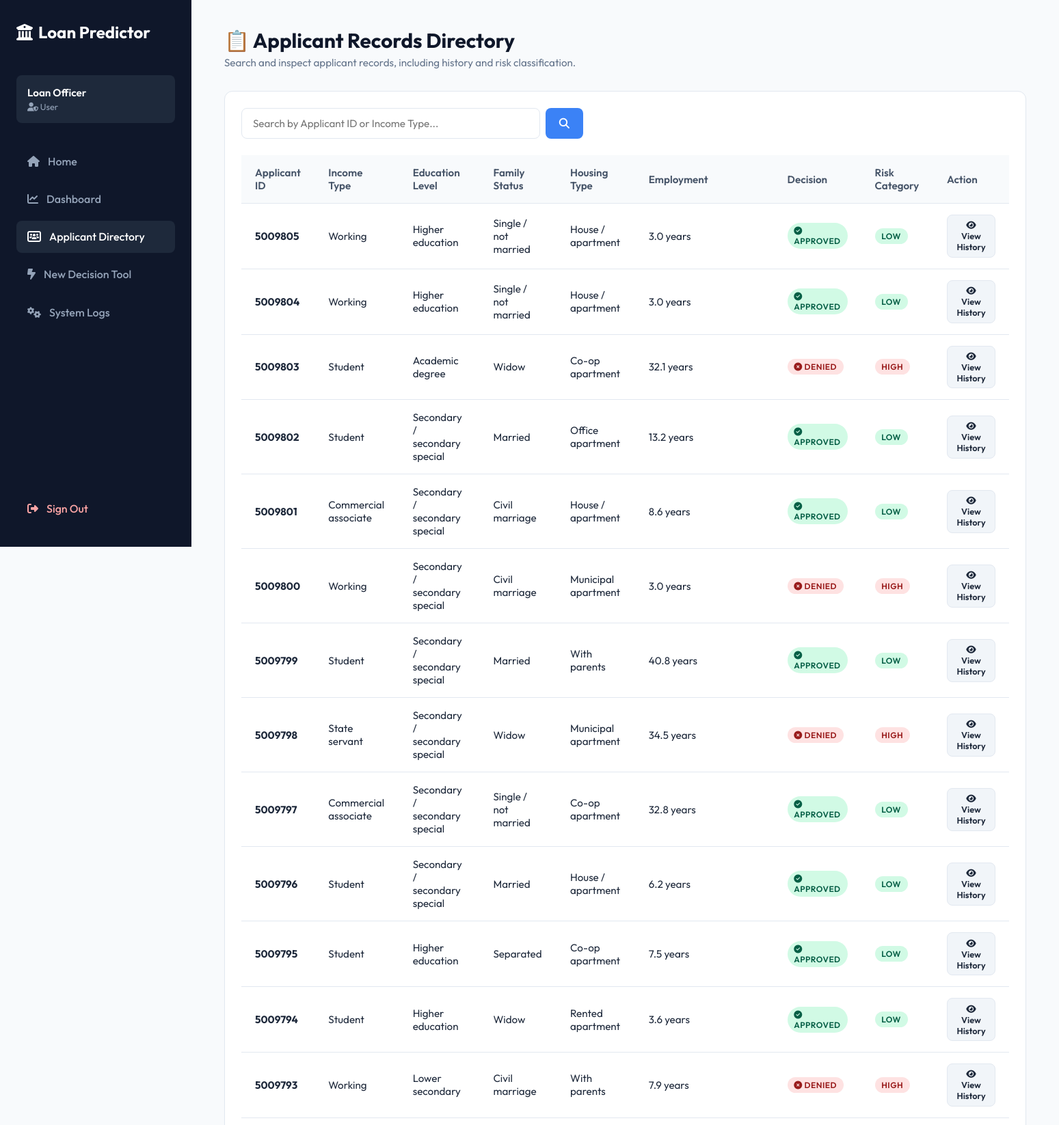
Screenshot of /applicants (signed in, upper part) with the database file from the repository.
### tables this page shows
CREATE TABLE Approval_Prediction (
    PredictionID INTEGER PRIMARY KEY AUTOINCREMENT,
    ApplicantID INTEGER NOT NULL,
    ModelID INTEGER NOT NULL,
    ApprovalResult VARCHAR(50) NOT NULL, -- e.g., 'Approved', 'Denied'
    RiskCategory VARCHAR(50) NOT NULL, -- e.g., 'Low', 'Medium', 'High'
    PredictionDate DATETIME DEFAULT CURRENT_TIMESTAMP,
    FOREIGN KEY (ApplicantID) REFERENCES Applicant_Details(ApplicantID) ON DELETE CASCADE,
    FOREIGN KEY (ModelID) REFERENCES ML_Model(ModelID)
);

CREATE TABLE Applicant_Details (
    ApplicantID INTEGER PRIMARY KEY, -- Matches the ID in the dataset
    UserID INTEGER,
    IncomeType VARCHAR(100) NOT NULL,
    EducationType VARCHAR(100) NOT NULL,
    FamilyStatus VARCHAR(100) NOT NULL,
    HousingType VARCHAR(100) NOT NULL,
    EmploymentDays INTEGER NOT NULL,
    FOREIGN KEY (UserID) REFERENCES Users(UserID) ON DELETE SET NULL
);

### app.py (the view, shortened to what this page needs)
@app.route('/applicants')
@login_required
def applicants():
    search_query = request.args.get('search', '')
    lookup_id = request.args.get('lookup_id', type=int)
    conn = get_db_connection()
    if search_query:
        cursor = conn.execute(
            """SELECT a.*, p.ApprovalResult, p.RiskCategory
               FROM Applicant_Details a
               JOIN Approval_Prediction p ON a.ApplicantID = p.ApplicantID
               WHERE a.ApplicantID LIKE ? OR a.IncomeType LIKE ?""",
            (f"%{search_query}%", f"%{search_query}%")
        )
    else:
        cursor = conn.execute(
            """SELECT a.*, p.ApprovalResult, p.RiskCategory
               FROM Applicant_Details a
               JOIN Approval_Prediction p ON a.ApplicantID = p.ApplicantID
               ORDER BY a.ApplicantID DESC LIMIT 200"""
        )
    applicants_list = [dict(row) for row in cursor.fetchall()]
    lookup_applicant = None
    lookup_history = []
    lookup_prediction = None
    conn.close()
    return render_template(
        'applicants.html',
        applicants=applicants_list,
        search_query=search_query,
        lookup_applicant=lookup_applicant,
        lookup_history=lookup_history,
        lookup_prediction=lookup_prediction,
        active_page='applicants'
    )

### app.py (called while the page is built)
def get_db_connection():
    conn = sqlite3.connect(DB_PATH)
    conn.row_factory = sqlite3.Row
    return conn

def login_required(f):
    @wraps(f)
    def decorated_function(*args, **kwargs):
        if not session.get('authenticated'):
            return redirect(url_for('login'))
        return f(*args, **kwargs)
    return decorated_function

### 5.Project Deveolpment Phase/Flask/templates/applicants.html (shortened to what this page needs)
{% extends 'base.html' %}
{% block page_title %}📋 Applicant Records Directory{% endblock %}
{% block page_subtitle %}Search and inspect applicant records, including history and risk classification.{% endblock %}
{% block content %}
<div class="table-card">
    <form method="GET" action="{{ url_for('applicants') }}" class="search-bar" style="display: flex; gap: 0.5rem; max-width: 500px; margin-bottom: 1.5rem;">
        <input type="text" name="search" class="form-control" placeholder="Search by Applicant ID or Income Type..." value="{{ search_query }}">
        <button type="submit" class="btn btn-primary" style="padding: 0.75rem 1.25rem;"><i class="fa-solid fa-magnifying-glass"></i></button>
    </form>
    <div style="overflow-x: auto;">
        <table class="data-table">
            <thead>
                <tr>
                    <th>Applicant ID</th>
                    <th>Income Type</th>
                    <th>Education Level</th>
                    <th>Family Status</th>
                    <th>Housing Type</th>
                    <th>Employment</th>
                    <th>Decision</th>
                    <th>Risk Category</th>
                    <th>Action</th>
                </tr>
            </thead>
            <tbody>
                {% for app in applicants %}
                <tr>
                    <td><strong>{{ app.ApplicantID }}</strong></td>
                    <td>{{ app.IncomeType }}</td>
                    <td>{{ app.EducationType }}</td>
                    <td>{{ app.FamilyStatus }}</td>
                    <td>{{ app.HousingType }}</td>
                    <td>
                        {% if app.EmploymentDays >= 365243 %}
                            <span class="badge badge-info">Retired/Unemployed</span>
                        {% else %}
                            {{ "%.1f"|format(-app.EmploymentDays / 365.25) }} years
                        {% endif %}
                    </td>
                    <td>
                        {% if app.ApprovalResult == 'Approved' %}
                            <span class="badge badge-success"><i class="fa-solid fa-circle-check"></i> Approved</span>
                        {% else %}
                            <span class="badge badge-danger"><i class="fa-solid fa-circle-xmark"></i> Denied</span>
                        {% endif %}
                    </td>
                    <td>
                        {% if app.RiskCategory == 'Low' %}
                            <span class="badge badge-success">Low</span>
                        {% elif app.RiskCategory == 'Medium' %}
                            <span class="badge badge-warning">Medium</span>
                        {% else %}
                            <span class="badge badge-danger">High</span>
                        {% endif %}
                    </td>
                    <td>
                        <a href="{{ url_for('applicants', lookup_id=app.ApplicantID, search=search_query) }}" class="btn" style="padding: 0.4rem 0.8rem; font-size: 0.8rem; background-color: #f1f5f9; border: 1px solid var(--border-color); color: var(--text-color);">
                            <i class="fa-solid fa-eye"></i> View History
                        </a>
                    </td>
                </tr>
                {% else %}
                <tr>
                    <td colspan="9" style="text-align: center; color: #64748b; padding: 2rem;">No applicants found matching that search.</td>
                </tr>
                {% endfor %}
            </tbody>
        </table>
    </div>
</div>
{% endblock %}

### 5.Project Deveolpment Phase/Flask/static/style.css (style rules this page uses)
:root { --primary-color: #3b82f6; --primary-hover: #2563eb; --sidebar-bg: #0f172a; --sidebar-color: #94a3b8; --sidebar-hover: #f1f5f9; --bg-color: #f8fafc; --text-color: #1e293b; --border-color: #e2e8f0; --card-bg: #ffffff; --success-color: #10b981; --danger-color: #ef4444; --warning-color: #f59e0b; }
* { margin: 0; padding: 0; box-sizing: border-box; }
body { font-family: 'Outfit', sans-serif; background-color: var(--bg-color); color: var(--text-color); display: flex; min-height: 100vh; }
a { text-decoration: none; color: inherit; }
.form-control { width: 100%; padding: 0.75rem 1rem; border: 1px solid var(--border-color); border-radius: 8px; font-size: 0.95rem; font-family: inherit; color: var(--text-color); background-color: #ffffff; transition: border-color 0.2s ease; }
.btn { display: inline-block; padding: 0.85rem 1.5rem; border-radius: 8px; font-weight: 600; font-size: 0.95rem; font-family: inherit; cursor: pointer; border: none; transition: all 0.2s ease; text-align: center; }
.btn-primary { background-color: var(--primary-color); color: #ffffff; }
.table-card { background-color: var(--card-bg); border: 1px solid var(--border-color); border-radius: 12px; padding: 1.5rem; box-shadow: 0 1px 3px rgba(0,0,0,0.02); margin-bottom: 2rem; }
.search-bar { margin-bottom: 1.5rem; max-width: 400px; }
.data-table { width: 100%; border-collapse: collapse; font-size: 0.95rem; }
.data-table th, .data-table td { padding: 1rem 1.25rem; text-align: left; border-bottom: 1px solid var(--border-color); }
.data-table th { background-color: #f8fafc; font-weight: 600; color: #475569; }
.badge { display: inline-block; padding: 0.25rem 0.6rem; border-radius: 50px; font-size: 0.75rem; font-weight: 600; text-transform: uppercase; letter-spacing: 0.5px; }
.badge-success { background-color: #d1fae5; color: #065f46; }
.badge-danger { background-color: #fee2e2; color: #991b1b; }

### rows the page displays
Approval_Prediction: ApplicantID "5009805", IncomeType "Working", EducationType "Higher education", FamilyStatus "Single / not married", HousingType "House / apartment", ApprovalResult "Approved" (drawn), RiskCategory "LOW"
Applicant_Details: -app.EmploymentDays/365.25 "3.0"
Approval_Prediction: ApplicantID "5009804", IncomeType "Working", EducationType "Higher education", FamilyStatus "Single / not married", HousingType "House / apartment", ApprovalResult "Approved" (drawn), RiskCategory "LOW"
Applicant_Details: -app.EmploymentDays/365.25 "3.0"
Approval_Prediction: ApplicantID "5009803", IncomeType "Student", EducationType "Academic degree", FamilyStatus "Widow", HousingType "Co-op apartment", ApprovalResult "Denied" (drawn), RiskCategory "HIGH"
Applicant_Details: -app.EmploymentDays/365.25 "32.1"
Approval_Prediction: ApplicantID "5009802", IncomeType "Student", EducationType "Secondary / secondary special", FamilyStatus "Married", HousingType "Office apartment", ApprovalResult "Approved" (drawn), RiskCategory "LOW"
Applicant_Details: -app.EmploymentDays/365.25 "13.2"
Approval_Prediction: ApplicantID "5009801", IncomeType "Commercial associate", EducationType "Secondary / secondary special", FamilyStatus "Civil marriage", HousingType "House / apartment", ApprovalResult "Approved" (drawn), RiskCategory "LOW"
Applicant_Details: -app.EmploymentDays/365.25 "8.6"
Approval_Prediction: ApplicantID "5009800", IncomeType "Working", EducationType "Secondary / secondary special", FamilyStatus "Civil marriage", HousingType "Municipal apartment", ApprovalResult "Denied" (drawn), RiskCategory "HIGH"
Applicant_Details: -app.EmploymentDays/365.25 "3.0"
Approval_Prediction: ApplicantID "5009799", IncomeType "Student", EducationType "Secondary / secondary special", FamilyStatus "Married", HousingType "With parents", ApprovalResult "Approved" (drawn), RiskCategory "LOW"
Applicant_Details: -app.EmploymentDays/365.25 "40.8"
Approval_Prediction: ApplicantID "5009798", IncomeType "State servant", EducationType "Secondary / secondary special", FamilyStatus "Widow", HousingType "Municipal apartment", ApprovalResult "Denied" (drawn), RiskCategory "HIGH"
Applicant_Details: -app.EmploymentDays/365.25 "34.5"
Approval_Prediction: ApplicantID "5009797", IncomeType "Commercial associate", EducationType "Secondary / secondary special", FamilyStatus "Single / not married", HousingType "Co-op apartment", ApprovalResult "Approved" (drawn), RiskCategory "LOW"
Applicant_Details: -app.EmploymentDays/365.25 "32.8"
Approval_Prediction: ApplicantID "5009796", IncomeType "Student", EducationType "Secondary / secondary special", FamilyStatus "Married", HousingType "House / apartment", ApprovalResult "Approved" (drawn), RiskCategory "LOW"
Applicant_Details: -app.EmploymentDays/365.25 "6.2"
Approval_Prediction: ApplicantID "5009795", IncomeType "Student", EducationType "Higher education", FamilyStatus "Separated", HousingType "Co-op apartment", ApprovalResult "Approved" (drawn), RiskCategory "LOW"
Applicant_Details: -app.EmploymentDays/365.25 "7.5"
Approval_Prediction: ApplicantID "5009794", IncomeType "Student", EducationType "Higher education", FamilyStatus "Widow", HousingType "Rented apartment", ApprovalResult "Approved" (drawn), RiskCategory "LOW"
Applicant_Details: -app.EmploymentDays/365.25 "3.6"
Approval_Prediction: ApplicantID "5009793", IncomeType "Working", EducationType "Lower secondary", FamilyStatus "Civil marriage", HousingType "With parents", ApprovalResult "Denied" (drawn), RiskCategory "HIGH"
Applicant_Details: -app.EmploymentDays/365.25 "7.9"

### other values shown
{{ session.get('user_name', 'Loan Officer') }} "Loan Officer"
{{ session.get('user_role', 'User') }} "User"
